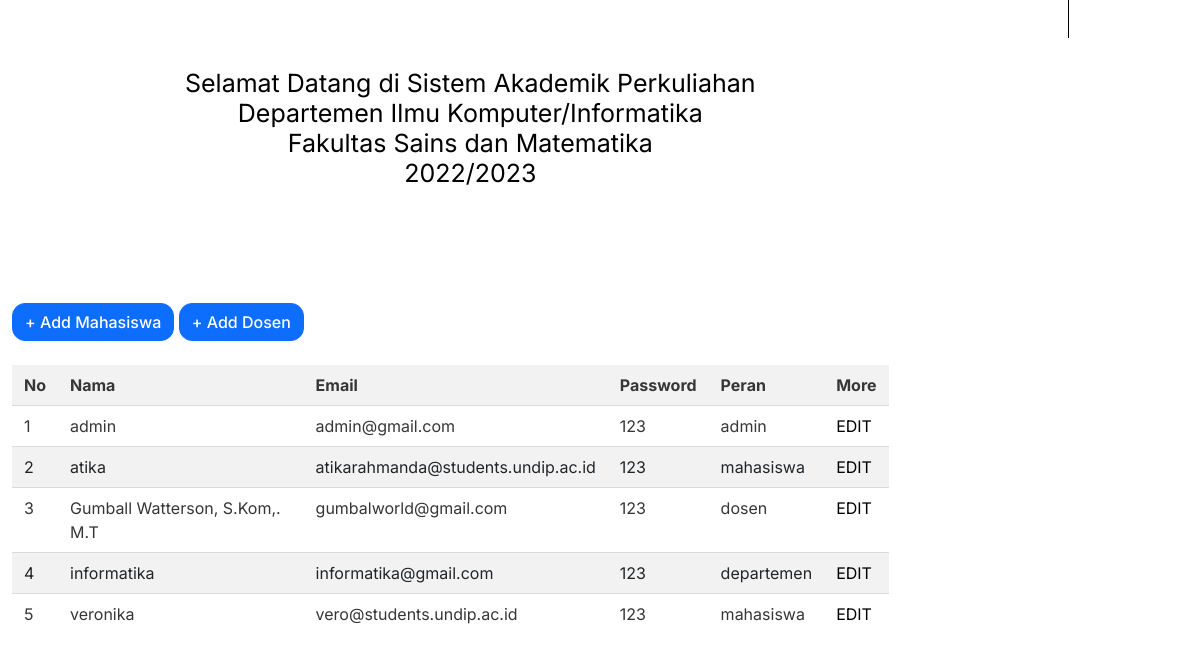
Page /srs21.php (lower part) on the earlier database version.
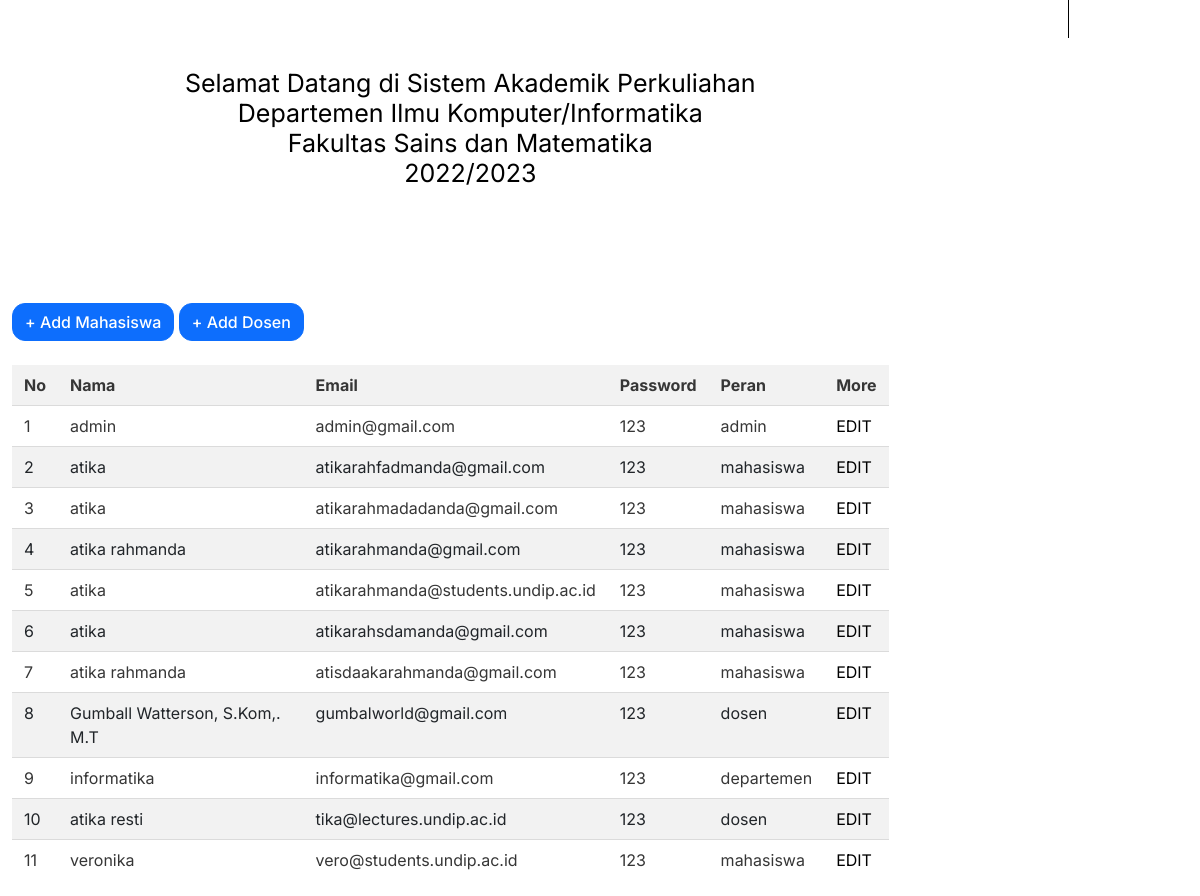
Same page on the later database version.
### tables this page shows
CREATE TABLE `user` (
  `nama` varchar(100) NOT NULL,
  `email` varchar(50) NOT NULL,
  `password` varchar(100) NOT NULL,
  `peran` varchar(15) NOT NULL
);

### srs21.php (the view, shortened to what this page needs)
<div class="row">
  <div class="col-sm">
  <?php include 'navbaradmin.php' ?>
  </div>
      <div class="col-10">
      <div class="roq">
          <div class="batas" style="text-align: center;font-size: 25px;font-weight: 200;">
              <h2>Selamat Datang di Sistem Akademik Perkuliahan  <br>
                  Departemen Ilmu Komputer/Informatika <br>
                  Fakultas Sains dan Matematika <br>
                  2022/2023</h2> <br>
          </div>
      </div>
      <form action="" method="post">
      <a class="btn btn-primary" href="registrasimahasiswa.php">+ Add Mahasiswa</a>
      <a class="btn btn-primary" href="registrasidosen.php">+ Add Dosen</a> <br><br>
        <table class="table table-striped">
          <tr>
            <th>No</th>
            <th>Nama</th>
            <th>Email</th>
            <th>Password</th>
            <th>Peran</th>
            <th>More</th>
          </tr>
          <?php
          $no = 1;
          $data = mysqli_query($db,"select * from user");
          while($d = mysqli_fetch_array($data)){
              ?>
              <tr>
                <td><?php echo $no++; ?></td>
                <td><?php echo $d['nama']; ?></td>
                <td><?php echo $d['email']; ?></td>
                <td><?php echo $d['password']; ?></td>
                <td><?php echo $d['peran']; ?></td>
                <td>
                  <a href="edit.php?id=<?php echo $d['email']; ?>">EDIT</a>
                </td>
                        </tr>
                        <?php } ?>
        </table>
        </form>

Differences in the rows shown:
added user: nama "atika", email "atikarahfadmanda@gmail.com", password "123", peran "mahasiswa"
added user: nama "atika", email "atikarahmadadanda@gmail.com", password "123", peran "mahasiswa"
added user: nama "atika rahmanda", email "atikarahmanda@gmail.com", password "123", peran "mahasiswa"
added user: nama "atika", email "atikarahsdamanda@gmail.com", password "123", peran "mahasiswa"
added user: nama "atika rahmanda", email "atisdaakarahmanda@gmail.com", password "123", peran "mahasiswa"
added user: nama "atika resti", email "tika@lectures.undip.ac.id", password "123", peran "dosen"
